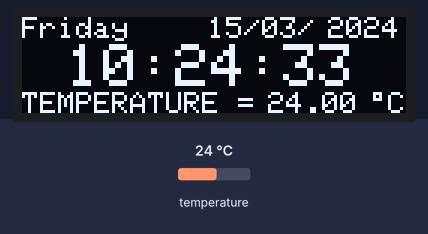
This sketch was run on a simulated Arduino Uno, built with avr-gcc and run on an emulated ATmega328P. On the bench: 128×32 one-colour display. The inputs (shaded band) are chosen by the test bench; at power-on: temperature 24 °C. The local clock reads 2024-03-15 10:24:30 at power-on unless the sketch sets it.

Above: at 3.1 s.
At 4.2 s:
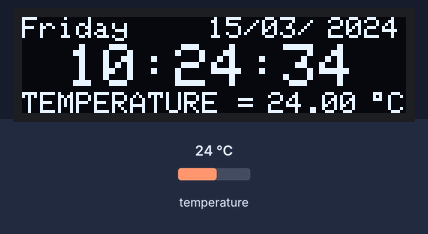
4.3 s: temperature set to 12 °C
At 5.5 s:
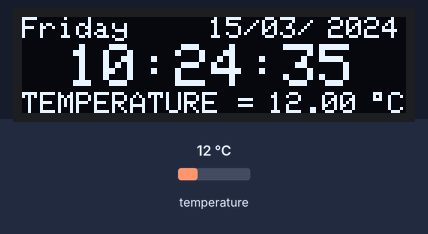
6.5 s: temperature set to 19 °C
At 7.8 s:
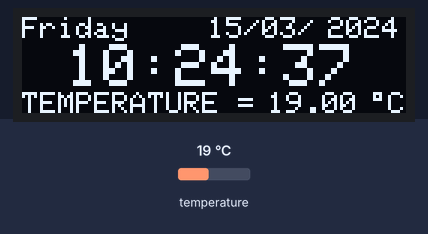
8.5 s: temperature set to 28 °C
At 9.8 s:
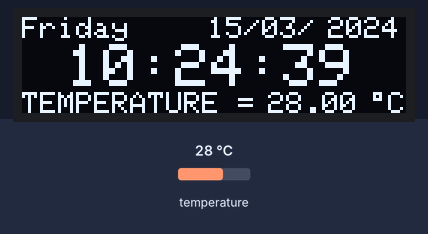
Timing chart, 0 to 11.5 s (numbered marks = the images above; inputs shaded):
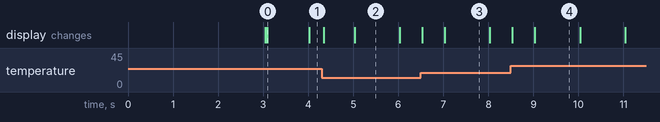

The sketch:

IPC264.ino
```cpp
#include <SPI.h>
#include <Wire.h>
#include <Adafruit_GFX.h>
#include <Adafruit_SSD1306.h>
#include "RTClib.h"
RTC_DS3231 rtc;
char daysOfTheWeek[7][12] = {"Sunday", "Monday", "Tuesday", "Wednesday", "Thursday", "Friday", "Saturday"};
#define SCREEN_WIDTH 128 // OLED display width, in pixels
#define SCREEN_HEIGHT 32 // OLED display height, in pixels
#define OLED_RESET 4
Adafruit_SSD1306 display(SCREEN_WIDTH, SCREEN_HEIGHT, &Wire, OLED_RESET);
void setup() {
  Serial.begin(9600);
  delay(3000); // wait for console opening
  if (! rtc.begin()) {
    Serial.println("Couldn't find RTC");
    while (1);
  }
  if (rtc.lostPower()) {
    Serial.println("RTC lost power, lets set the time!");
    // following line sets the RTC to the date & time this sketch was compiled
    rtc.adjust(DateTime(F(__DATE__), F(__TIME__)));
    // This line sets the RTC with an explicit date & time, for example to set
    // January 21, 2014 at 3am you would call:
    // rtc.adjust(DateTime(2014, 1, 21, 3, 0, 0));
  }
  display.begin(SSD1306_SWITCHCAPVCC, 0x3C);  // initialize with the I2C addr 0x3C (for the 128x32)// Check your I2C address and enter it here, in Our case address is 0x3C
  display.clearDisplay();
  display.display(); // this command will display all the data which is in buffer
  display.setTextColor(WHITE, BLACK);
  display.drawRect(117, 25, 3, 3, WHITE);     // Put degree symbol ( ° )
  draw_text(0, 25, "TEMPERATURE =", 1);
  draw_text(122, 25, "C", 1);
}
void loop() {
  DateTime now = rtc.now();
  /*============Display Date=================*/
display.setTextSize(1);
display.setCursor(0,0);
display.print(daysOfTheWeek[now.dayOfTheWeek()]);
char currentDate [16];
uint8_t thisDay, thisMonth ;
thisDay = now.day();
thisMonth = now.month();
sprintf (currentDate, "%02d/%02d/", thisDay, thisMonth); //add leading zeros to the day and month
display.setTextSize(1);
display.setCursor(62,0);
display.print(currentDate);
display.setTextSize(1);
display.setCursor(102,0);
display.print(now.year(), DEC);
/*================Display Time================*/
char buffer [16];
uint8_t thisSec, thisMin, thisHour;
thisSec = now.second();
thisMin = now.minute();
thisHour = now.hour();
sprintf (buffer, "%02d:%02d:%02d", thisHour, thisMin, thisSec);
display.setTextSize(2);
display.setCursor(15,9);
display.print(buffer);
/*=============Display Temperature=====================*/
display.setTextSize(1);
display.setCursor(82,25);
display.print(rtc.getTemperature());
display.display();
}
void draw_text(byte x_pos, byte y_pos, char *text, byte text_size) {
  display.setCursor(x_pos, y_pos);
  display.setTextSize(text_size);
  display.print(text);
  display.display();
}
```

Measured:
- what the display in image 0 shows lasts 0.9 s, from 3.1 s to 4.0 s
- what the display in image 2 shows lasts 1.0 s, from 5.0 s to 6.0 s
